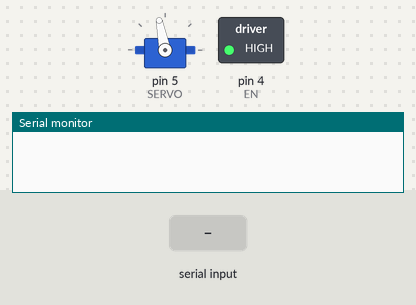
A sketch run on a simulated Arduino Uno, built with avr-gcc and run on an emulated ATmega328P. On the bench: servo, switched loads named in the sketch (green lamp = pin HIGH), the last lines printed to the serial monitor. Inputs (shaded band) come from the test bench.

Above: at 1.2 s.
1.3 s: "200\n" received over the second serial link
At 2.1 s:
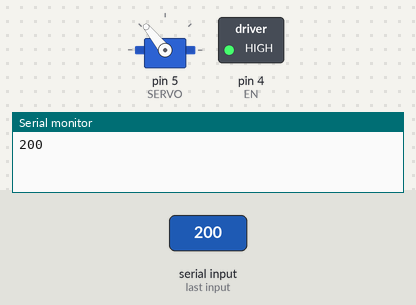
2.8 s: "90,45,200\n" received over the second serial link
At 3.3 s:
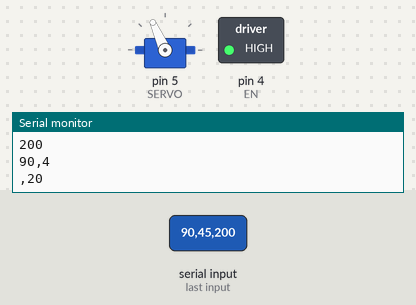
Timing chart, 0 to 5.8 s (numbered marks = the images above; inputs shaded):
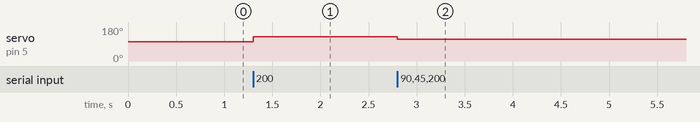

The sketch:

Cart.ino
```cpp
/**********************************************************************/
/* Projeto SHALOM                                                     */
/* Author: Lucas de Melo Manço                                        */
/* Last change: 28/06/2015                                            */
/* Brief: Código de controle do carrinho através da plataforma Arduino*/
/**********************************************************************/
#include <Servo.h>
#include <SoftwareSerial.h>

//Define os pinos para a serial
SoftwareSerial BT(10, 11); // RX, TX

/*----Constant definitions----*/
#define INITAL_SERVO_ANGLE 101
#define FORWARD 1
#define BACKWARDS 0
#define CMD_MIN_LENGTH 11

/*------Global variables and objects------*/
String inString = "";    // string to hold input
int pwm_dc = 0;          // DC motor power
int dir = 0;             // H-bridge direction
int angle = 0;           // Servomotor angle
Servo servoDiant;        // Servomotor object
/*----------------------------------------*/

/*-----Pins definitions-------*/
int DC1 = 2;  // Forward
int DC2 = 3;  // Backward
int EN = 4;
int SERVO = 5;
/*----------------------------*/

void setup() {
  // Open serial communications and wait for port to open:
  BT.begin(38400);
  Serial.begin(9600);

  pinMode(DC1, OUTPUT);   // sets the pin as output
  pinMode(DC2, OUTPUT);   // sets the pin as output
  pinMode(EN, OUTPUT);
  servoDiant.attach(SERVO);
  servoDiant.write(INITAL_SERVO_ANGLE); //101 is the zero, 127 is the max for right and 75 is the max for left

  digitalWrite(EN, HIGH);
}


void readCommand(String cmd)
{
  /*Sanity Check*/
   if(cmd.equals(""))
    return;

  /*Get all the information from the command string*/
  String sangle = cmd.substring(0,4);
  String spower = cmd.substring(5,8);
  String sdir = cmd.substring(9,10);
  Serial.println(sangle);
  Serial.println(spower);
  Serial.println(sdir);

  /*Convert the information to integer*/
  /*With the integer information we can now change the power and direction of the DC motors and angle of the servomotor)*/
  angle = sangle.toInt();
  pwm_dc = spower.toInt();
  dir = sdir.toInt();
  //Serial.println(angle);
  //Serial.println(pwm_dc);
  //Serial.println(dir);
}

void setMotor()
{
  /*Converts power to 0-255*/
  int iConvertedPower = (float)(pwm_dc)*255/100;
  /*Writes power based on the direction the cart must go*/
  if(dir == FORWARD)
  {
    analogWrite(DC1,iConvertedPower);
    analogWrite(DC2,0);
  }else
  if(dir == BACKWARDS)
  {
    analogWrite(DC1,0);
    analogWrite(DC2,iConvertedPower);
  }
}

void setServo()
{
  //First of all, we convert the angle to 75-127 range
  float iConvertedAngle = float((((float(angle)+180)/360)*52)+75);

  //Then we write the converted angle to the servo

  servoDiant.write(iConvertedAngle);
}


void loop() {

  if (BT.available())
  {
     while(BT.available())
     { // While there is more to be read, keep reading.
       inString += (char)BT.read();
     }
  }


  readCommand(inString);
  setServo();
  setMotor();
  inString = "";

}
```

Measured:
- after the input at 1.3 s, servo on pin 5 (SERVO): 101° → 129° at once
- after the input at 2.8 s, servo on pin 5 (SERVO): 129° → 114° at once
